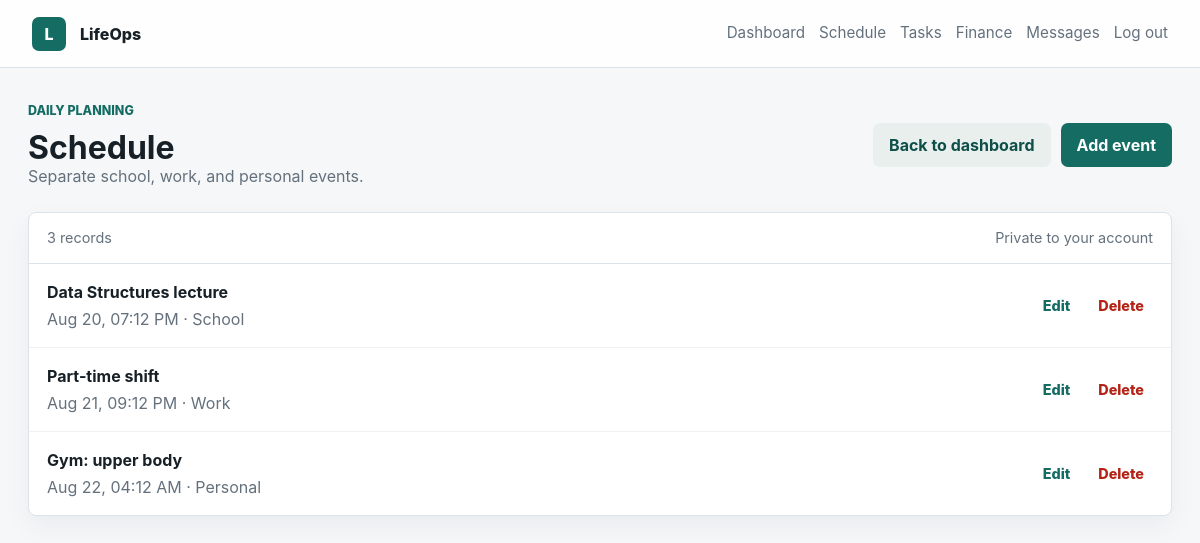
Page /modules/schedule/ (signed in) on the committed database.
### core/models.py (models this page shows)
class TimeStampedModel(models.Model):
    created_at = models.DateTimeField(auto_now_add=True)
    updated_at = models.DateTimeField(auto_now=True)
    class Meta:
        abstract = True

class ScheduleEvent(TimeStampedModel):
    SCHOOL = "school"
    WORK = "work"
    PERSONAL = "personal"
    CATEGORY_CHOICES = [
        (SCHOOL, "School"),
        (WORK, "Work"),
        (PERSONAL, "Personal"),
    ]
    user = models.ForeignKey(settings.AUTH_USER_MODEL, on_delete=models.CASCADE)
    title = models.CharField(max_length=160)
    category = models.CharField(max_length=20, choices=CATEGORY_CHOICES, default=PERSONAL)
    starts_at = models.DateTimeField()
    ends_at = models.DateTimeField()
    location = models.CharField(max_length=160, blank=True)
    class Meta:
        ordering = ["starts_at"]
    def __str__(self):
        return self.title

### core/views.py (the view)
# urls.py: path("modules/<slug:slug>/", views.module_list, name="module_list"),
@login_required
def module_list(request, slug):
    config = get_module_or_404(slug)
    return render(
        request,
        "core/module_list.html",
        {"config": config, "records": module_records(config, request.user)},
    )

### core/views.py (called while the page is built, shortened)
def get_module_or_404(slug):
    try:
        return MODULES[slug]
    except KeyError as exc:
        raise Http404("Unknown module") from exc

def object_meta(obj):
    if isinstance(obj, ScheduleEvent):
        return f"{obj.starts_at:%b %d, %I:%M %p} · {obj.get_category_display()}"

def module_records(config, user):
    return [
        {"object": obj, "title": str(obj), "meta": object_meta(obj)}
        for obj in config.model.objects.filter(user=user)
    ]

### core/templates/core/module_list.html (shortened to what this page needs)
{% extends "core/base.html" %}
{% block content %}
<section class="page-shell">
  <div class="page-heading">
    <div>
      <p class="eyebrow">{{ config.eyebrow }}</p>
      <h1>{{ config.title }}</h1>
      <p class="page-subtitle">{{ config.description }}</p>
    </div>
    <div class="toolbar">
      <a class="button button-secondary" href="{% url 'dashboard' %}">Back to dashboard</a>
      <a class="button" href="{% url 'module_create' config.slug %}">{{ config.add_label }}</a>
    </div>
  </div>
  <section class="table-panel">
    <div class="table-header">
      <span>{{ records|length }} records</span>
      <span>Private to your account</span>
    </div>
    {% for record in records %}
      <article class="record-row">
        <div>
          <strong>{{ record.title }}</strong>
          <span>{{ record.meta }}</span>
        </div>
        <div class="row-actions">
          <a href="{% url 'module_edit' config.slug record.object.pk %}">Edit</a>
          <a class="danger-link" href="{% url 'module_delete' config.slug record.object.pk %}">Delete</a>
        </div>
      </article>
    {% empty %}
      <div class="empty-state">
        <h2>No {{ config.title|lower }} yet</h2>
        <p>Add your first item to make this section useful.</p>
        <a class="button" href="{% url 'module_create' config.slug %}">{{ config.add_label }}</a>
      </div>
    {% endfor %}
  </section>
</section>
{% endblock %}

### core/static/core/css/app.css (style rules this page uses)
:root { --bg: #f5f7f9; --bg-strong: #edf2f4; --surface: #ffffff; --ink: #172026; --muted: #64717d; --line: #dce3e8; --primary: #146c63; --primary-dark: #0f4f49; --accent: #c98b2d; --blue: #315f91; --danger: #b42318; --radius: 8px; --shadow: 0 18px 44px rgba(23, 32, 38, 0.08); }
* { box-sizing: border-box; }
body { margin: 0; background: var(--bg); color: var(--ink); font-family: Inter, ui-sans-serif, system-ui, -apple-system, BlinkMacSystemFont, "Segoe UI", sans-serif; line-height: 1.5; }
a { color: inherit; text-decoration: none; }
.button, .link-button { border: 0; cursor: pointer; font: inherit; }
.button { background: var(--primary); border-radius: 7px; color: white; display: inline-flex; font-weight: 700; justify-content: center; min-height: 42px; padding: 10px 16px; }
.button-secondary { background: #e8efed; color: var(--primary-dark); }
.eyebrow { color: var(--primary); font-size: 0.78rem; font-weight: 800; letter-spacing: 0; margin: 0 0 10px; text-transform: uppercase; }
h1, h2, h3, p { margin-top: 0; }
h1 { font-size: 3.3rem; line-height: 1.05; margin-bottom: 18px; }
.panel-header, .module-title, .page-heading, .split { align-items: center; display: flex; justify-content: space-between; gap: 16px; }
.page-shell { margin: 0 auto; max-width: 1220px; padding: 34px 28px 56px; }
.page-heading { margin-bottom: 24px; }
.page-subtitle { color: var(--muted); margin-bottom: 0; max-width: 680px; }
.page-heading h1 { font-size: 2rem; margin-bottom: 0; }
.toolbar, .quick-actions, .row-actions, .form-actions { align-items: center; display: flex; flex-wrap: wrap; gap: 10px; }
.quick-actions a, .small-action, .row-actions a { border-radius: 7px; color: var(--primary); font-size: 0.9rem; font-weight: 800; padding: 7px 9px; }
.row-actions .danger-link { color: var(--danger); }
.table-panel, .form-panel { background: #ffffff; border: 1px solid var(--line); border-radius: var(--radius); box-shadow: 0 10px 28px rgba(23, 32, 38, 0.05); }
.table-header, .record-row, .widget-setting { align-items: center; display: grid; gap: 18px; }
.table-header { border-bottom: 1px solid var(--line); color: var(--muted); font-size: 0.9rem; grid-template-columns: 1fr auto; padding: 14px 18px; }
.record-row { border-bottom: 1px solid #eef2f4; grid-template-columns: minmax(0, 1fr) auto; padding: 16px 18px; }
.record-row:last-child { border-bottom: 0; }
.record-row strong, .record-row span { display: block; }
.record-row span { color: var(--muted); margin-top: 3px; }

### rows in the picture
ScheduleEvent: title "Data Structures lecture", meta "Aug 20, 07:12 PM · School"
ScheduleEvent: title "Part-time shift", meta "Aug 21, 09:12 PM · Work"
ScheduleEvent: title "Gym: upper body", meta "Aug 22, 04:12 AM · Personal"

### other values in the picture
{{ config.eyebrow }} "DAILY PLANNING"
{{ config.title }} "Schedule"
{{ config.description }} "Separate school, work, and personal events."
{{ config.add_label }} "Add event"
{{ records|length }} "3"
